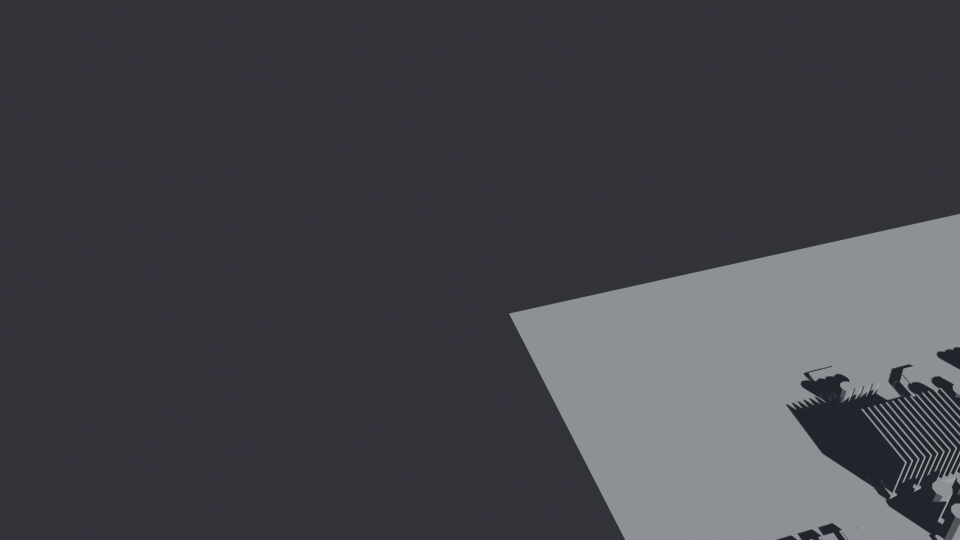
#> input picture blender/renders/circuit-layout-from-left.png, 1920 x 1080 px, given in place of refined lines - ChatGPT Image May 23, 2026, 09_26_21 PM.png, which was not available (shown at 1/2 size)
$ python pipeline.py
#> lines starting #> are read from the running program, lines starting #| are printed output that depends on the picture; after the words box and inside, x2 and y2 are one past the last pixel; in counts of white or black regions, pixels touching at a corner belong together; pictures that were not available may be replaced by others from this repository, and a replacement may not be noted
"""PCB raster -> clean octilinear vector traces.

Uses a **paired-image diff** (full PCB art minus mesh-only plate) to isolate
trace ink, then Hough line detection on the trace mask. Avoids morphological
opening and skeleton-walking, which destroy 1px routing on AI-generated art.

Run::

    python3 tools/pcb-trace-vectorize/pipeline.py
    python3 tools/pcb-trace-vectorize/pipeline.py --diff-thresh 18 --hough-min-length 10
"""

from __future__ import annotations

import argparse
import math
from dataclasses import dataclass
from pathlib import Path

import cv2
import numpy as np

REPO = Path(__file__).resolve().parents[2]
DEFAULT_PCB = (
    REPO
    / "plans/chatgpt/refined lines - ChatGPT Image May 23, 2026, 09_26_21 PM.png"
)
DEFAULT_MESH = (
    REPO
    / "plans/chatgpt/no lines only meshChatGPT Image May 24, 2026, 11_27_34 AM.png"
)
DEFAULT_OUT_DIR = REPO / "output"

ALLOWED_ANGLES = (0.0, 45.0, 90.0, 135.0)


# ---------------------------------------------------------------------------
# Step 1–2: load + threshold
# ---------------------------------------------------------------------------


def load_grayscale(path: Path) -> np.ndarray:
    bgr = cv2.imread(str(path), cv2.IMREAD_COLOR)
    if bgr is None:
        raise FileNotFoundError(path)
    return cv2.cvtColor(bgr, cv2.COLOR_BGR2GRAY)


def threshold_bright(gray: np.ndarray, *, fixed: int = 90) -> np.ndarray:
    """Binary mask: white traces on black background."""
    _, mask = cv2.threshold(gray, fixed, 255, cv2.THRESH_BINARY)
    if cv2.countNonZero(mask) < gray.size * 0.002:
        mask = cv2.adaptiveThreshold(
            gray,
            255,
            cv2.ADAPTIVE_THRESH_GAUSSIAN_C,
            cv2.THRESH_BINARY,
            31,
            -8,
        )
    return mask


# ---------------------------------------------------------------------------
# Step 3: extract traces from PCB + mesh pair
# ---------------------------------------------------------------------------


def align_mesh(mesh_gray: np.ndarray, pcb_shape: tuple[int, int]) -> np.ndarray:
    h, w = pcb_shape
    if mesh_gray.shape[:2] == (h, w):
        return mesh_gray
    return cv2.resize(mesh_gray, (w, h), interpolation=cv2.INTER_LINEAR)


def _drop_filled_blobs(
    mask: np.ndarray,
    *,
    max_area: int = 2800,
    compact_area: int = 700,
    compact_aspect: float = 2.8,
) -> np.ndarray:
    """Remove large compact blobs left from component fill differences."""
    n, labels, stats, _ = cv2.connectedComponentsWithStats(mask, connectivity=8)
    out = np.zeros_like(mask)
    for i in range(1, n):
        area = int(stats[i, cv2.CC_STAT_AREA])
        w = int(stats[i, cv2.CC_STAT_WIDTH])
        h = int(stats[i, cv2.CC_STAT_HEIGHT])
        short, long = min(w, h), max(w, h)
        aspect = long / max(short, 1)
        if area > max_area:
            continue
        if area >= compact_area and aspect < compact_aspect:
            continue
        out[labels == i] = 255
    return out


def extract_trace_mask(
    pcb_gray: np.ndarray,
    mesh_gray: np.ndarray,
    *,
    diff_thresh: int = 22,
) -> np.ndarray:
    """Traces = what changed between the full PCB art and the mesh-only plate.

    The mesh image is outline-only; subtracting it from a thresholded PCB
    leaves filled component bodies behind. A brightness diff between the two
    paired renders isolates the trace ink much more reliably.
    """
    mesh_gray = align_mesh(mesh_gray, pcb_gray.shape[:2])
    diff = cv2.absdiff(pcb_gray, mesh_gray)
    _, mask = cv2.threshold(diff, diff_thresh, 255, cv2.THRESH_BINARY)

    # Bridge 1px gaps in trace strokes (do not open — that deletes thin lines).
    k = cv2.getStructuringElement(cv2.MORPH_RECT, (3, 3))
    mask = cv2.morphologyEx(mask, cv2.MORPH_CLOSE, k, iterations=1)
    return _drop_filled_blobs(mask)


# ---------------------------------------------------------------------------
# Step 4: denoise (speckle only)
# ---------------------------------------------------------------------------


# [15 lines left out: function remove_dense_clusters, not called in this run]


def suppress_pads(mask: np.ndarray) -> np.ndarray:
    """Drop tiny square pads; keep strokes and long routing."""
    n, labels, stats, _ = cv2.connectedComponentsWithStats(mask, connectivity=8)
    out = np.zeros_like(mask)
    for i in range(1, n):
        area = int(stats[i, cv2.CC_STAT_AREA])
        w = int(stats[i, cv2.CC_STAT_WIDTH])
        h = int(stats[i, cv2.CC_STAT_HEIGHT])
        short, long = min(w, h), max(w, h)
        aspect = long / max(short, 1)
        ratio = w / max(h, 1)

        if area < 90 and aspect < 4.0:
            continue
        if area < 320 and 0.7 < ratio < 1.45 and aspect < 2.2:
            continue
        out[labels == i] = 255
    return out


def filter_dense_mesh_segments(segments: list[Segment], mask: np.ndarray) -> list[Segment]:
    """Drop short segments sitting inside pin-field / mesh clutter."""
    h, w = mask.shape
    kept: list[Segment] = []
    for s in segments:
        mx = (s.x1 + s.x2) // 2
        my = (s.y1 + s.y2) // 2
        r = 7
        y0, y1 = max(0, my - r), min(h, my + r + 1)
        x0, x1 = max(0, mx - r), min(w, mx + r + 1)
        density = cv2.countNonZero(mask[y0:y1, x0:x1])
        if density > 52 and s.length < 22:
            continue
        kept.append(s)
    return kept


def clean_mask(mask: np.ndarray, *, max_speckle_area: int = 3) -> np.ndarray:
    """Remove isolated pixels only — preserve thin routing."""
    n, labels, stats, _ = cv2.connectedComponentsWithStats(mask, connectivity=8)
    out = mask.copy()
    for i in range(1, n):
        if stats[i, cv2.CC_STAT_AREA] <= max_speckle_area:
            out[labels == i] = 0
    return out


# ---------------------------------------------------------------------------
# Step 5: skeletonize (morphological, no ximgproc dependency)
# ---------------------------------------------------------------------------


def skeletonize(mask: np.ndarray) -> np.ndarray:
    skel = np.zeros_like(mask)
    work = mask.copy()
    element = cv2.getStructuringElement(cv2.MORPH_CROSS, (3, 3))
    while True:
        eroded = cv2.erode(work, element)
        opened = cv2.dilate(eroded, element)
        ridge = cv2.subtract(work, opened)
        skel = cv2.bitwise_or(skel, ridge)
        work = eroded
        if cv2.countNonZero(work) == 0:
            return skel


# ---------------------------------------------------------------------------
# Step 6–7: Hough line segments + light angle snap
# ---------------------------------------------------------------------------

ALLOWED_DIRS = (0.0, 45.0, 90.0, 135.0, 180.0, 225.0, 270.0, 315.0)


def hough_segments(
    skel: np.ndarray,
    *,
    threshold: int = 14,
    min_length: int = 12,
    max_gap: int = 8,
) -> list[Segment]:
    lines = cv2.HoughLinesP(
        skel,
        rho=1,
        theta=np.pi / 180.0,
        threshold=threshold,
        minLineLength=min_length,
        maxLineGap=max_gap,
    )
    if lines is None:
        return []
    return [
        Segment(int(x1), int(y1), int(x2), int(y2))
        for x1, y1, x2, y2 in lines[:, 0, :]
    ]


def snap_segment(seg: Segment) -> Segment:
    """Snap segment bearing to nearest octilinear direction."""
    ang = math.degrees(math.atan2(seg.y2 - seg.y1, seg.x2 - seg.x1)) % 360.0
    snap = min(ALLOWED_DIRS, key=lambda a: min(abs(ang - a), 360.0 - abs(ang - a)))
    length = seg.length
    if length < 1e-6:
        return seg
    rad = math.radians(snap)
    x2 = int(round(seg.x1 + length * math.cos(rad)))
    y2 = int(round(seg.y1 + length * math.sin(rad)))
    return Segment(seg.x1, seg.y1, x2, y2)


# ---------------------------------------------------------------------------
# Legacy: skeleton graph walk (unused — kept for experiments)
# ---------------------------------------------------------------------------

NEIGH8 = (
    (-1, -1),
    (0, -1),
    (1, -1),
    (-1, 0),
    (1, 0),
    (-1, 1),
    (0, 1),
    (1, 1),
)


# [8 lines left out: function _neighbors, not called in this run]


def _edge_key(a: tuple[int, int], b: tuple[int, int]) -> tuple[tuple[int, int], tuple[int, int]]:
    return (a, b) if a < b else (b, a)


# [115 lines left out: functions trace_polylines, _perp_dist, douglas_peucker, _snap_angle_deg, not called in this run]


def _unit_from_angle(deg: float) -> tuple[float, float]:
    rad = math.radians(deg)
    return math.cos(rad), math.sin(rad)


# [88 lines left out: functions _line_intersection, snap_polyline, _merge_collinear, simplify_polylines, _polyline_length, not called in this run]


# ---------------------------------------------------------------------------
# Step 8: merge close parallel fragments
# ---------------------------------------------------------------------------


@dataclass(frozen=True)
class Segment:
    x1: int
    y1: int
    x2: int
    y2: int

    @property
    def length(self) -> float:
        return math.hypot(self.x2 - self.x1, self.y2 - self.y1)

    @property
    def angle_mod180(self) -> float:
        return math.degrees(math.atan2(self.y2 - self.y1, self.x2 - self.x1)) % 180.0


# [9 lines left out: function polylines_to_segments, not called in this run]


def segments_to_polylines(segments: list[Segment]) -> list[list[tuple[int, int]]]:
    return [[(s.x1, s.y1), (s.x2, s.y2)] for s in segments if s.length > 0.5]


def _signed_perp_distance(seg: Segment, px: float, py: float) -> float:
    dx = seg.x2 - seg.x1
    dy = seg.y2 - seg.y1
    norm = math.hypot(dx, dy)
    if norm < 1e-6:
        return math.hypot(px - seg.x1, py - seg.y1)
    return ((px - seg.x1) * dy - (py - seg.y1) * dx) / norm


def _project_t(seg: Segment, px: float, py: float) -> float:
    dx = seg.x2 - seg.x1
    dy = seg.y2 - seg.y1
    n2 = dx * dx + dy * dy
    if n2 < 1e-6:
        return 0.0
    return ((px - seg.x1) * dx + (py - seg.y1) * dy) / n2


def merge_parallel_segments(
    segs: list[Segment],
    *,
    angle_eps_deg: float = 4.0,
    perp_eps_px: float = 3.0,
    overlap_eps: float = 0.5,
) -> list[Segment]:
    kept: list[Segment] = []
    ordered = sorted(segs, key=lambda s: -s.length)
    for s in ordered:
        merged_into: int | None = None
        for i, k in enumerate(kept):
            d_ang = abs(((s.angle_mod180 - k.angle_mod180) + 90) % 180 - 90)
            if d_ang > angle_eps_deg:
                continue
            d1 = abs(_signed_perp_distance(k, s.x1, s.y1))
            d2 = abs(_signed_perp_distance(k, s.x2, s.y2))
            if max(d1, d2) > perp_eps_px:
                continue
            t1 = _project_t(k, s.x1, s.y1)
            t2 = _project_t(k, s.x2, s.y2)
            tmin, tmax = sorted((t1, t2))
            if tmin > 1.0 + overlap_eps or tmax < -overlap_eps:
                continue
            merged_into = i
            break
        if merged_into is None:
            kept.append(s)
            continue
        k = kept[merged_into]
        candidates = [(k.x1, k.y1), (k.x2, k.y2), (s.x1, s.y1), (s.x2, s.y2)]
        ts = sorted((_project_t(k, x, y), (x, y)) for x, y in candidates)
        (_, lo), *_mid, (_, hi) = ts
        kept[merged_into] = Segment(int(lo[0]), int(lo[1]), int(hi[0]), int(hi[1]))
    return kept


# ---------------------------------------------------------------------------
# Step 9: extend broken connections
# ---------------------------------------------------------------------------


@dataclass
class Endpoint:
    x: int
    y: int
    angle_deg: float  # direction leaving the endpoint along the trace
    seg_index: int
    is_start: bool


def _segment_dir(seg: Segment, from_start: bool) -> float:
    if from_start:
        return math.degrees(math.atan2(seg.y2 - seg.y1, seg.x2 - seg.x1))
    return math.degrees(math.atan2(seg.y1 - seg.y2, seg.x1 - seg.x2))


def connect_near_endpoints(
    segments: list[Segment],
    *,
    max_gap_px: float = 12.0,
    angle_tol_deg: float = 28.0,
) -> list[Segment]:
    if not segments:
        return segments

    endpoints: list[Endpoint] = []
    for i, s in enumerate(segments):
        endpoints.append(Endpoint(s.x1, s.y1, _segment_dir(s, True), i, True))
        endpoints.append(Endpoint(s.x2, s.y2, _segment_dir(s, False), i, False))

    used: set[int] = set()
    bridges: list[Segment] = []

    for i, a in enumerate(endpoints):
        if i in used:
            continue
        best_j: int | None = None
        best_d = max_gap_px + 1.0
        for j, b in enumerate(endpoints):
            if j <= i or j in used or a.seg_index == b.seg_index:
                continue
            d = math.hypot(b.x - a.x, b.y - a.y)
            if d > max_gap_px or d >= best_d:
                continue
            da = abs(((a.angle_deg - b.angle_deg + 180) % 360) - 180)
            if da > angle_tol_deg and abs(da - 180) > angle_tol_deg:
                continue
            best_d, best_j = d, j
        if best_j is not None:
            b = endpoints[best_j]
            bridges.append(Segment(a.x, a.y, b.x, b.y))
            used.add(i)
            used.add(best_j)

    return segments + bridges


# ---------------------------------------------------------------------------
# SVG + verification raster
# ---------------------------------------------------------------------------


def write_svg(
    polylines: list[list[tuple[int, int]]],
    size: tuple[int, int],
    path: Path,
) -> None:
    w, h = size
    lines: list[str] = [
        '<?xml version="1.0" encoding="UTF-8"?>',
        f'<svg xmlns="http://www.w3.org/2000/svg" viewBox="0 0 {w} {h}" width="{w}" height="{h}">',
        f'  <rect width="{w}" height="{h}" fill="#000000"/>',
        '  <g id="traces" fill="none" stroke="#ffffff" stroke-width="1" '
        'stroke-linecap="square" stroke-linejoin="miter" shape-rendering="crispEdges">',
    ]
    for pl in polylines:
        if len(pl) < 2:
            continue
        d = f"M{pl[0][0]} {pl[0][1]}" + "".join(f"L{x} {y}" for x, y in pl[1:])
        lines.append(f'    <path d="{d}"/>')
    lines.extend(["  </g>", "</svg>"])
    path.parent.mkdir(parents=True, exist_ok=True)
    path.write_text("\n".join(lines) + "\n", encoding="utf-8")


def render_verification(
    polylines: list[list[tuple[int, int]]],
    size: tuple[int, int],
    path: Path,
    *,
    line_px: int = 1,
) -> None:
    w, h = size
    img = np.zeros((h, w), dtype=np.uint8)
    for pl in polylines:
        for i in range(len(pl) - 1):
            cv2.line(
                img,
                pl[i],
                pl[i + 1],
                255,
                thickness=line_px,
                lineType=cv2.LINE_8,
            )
    path.parent.mkdir(parents=True, exist_ok=True)
    cv2.imwrite(str(path), img)


# ---------------------------------------------------------------------------
# Pipeline driver
# ---------------------------------------------------------------------------


def run(
    pcb_path: Path,
    mesh_path: Path,
    out_dir: Path,
    *,
    brightness: int = 90,
    diff_thresh: int = 18,
    hough_min_length: int = 10,
) -> dict:
    out_dir.mkdir(parents=True, exist_ok=True)

    gray = load_grayscale(pcb_path)
    h, w = gray.shape[:2]
    size = (w, h)

    threshold = threshold_bright(gray, fixed=brightness)
    cv2.imwrite(str(out_dir / "threshold.png"), threshold)

    mesh_gray = load_grayscale(mesh_path)
    trace_only = extract_trace_mask(gray, mesh_gray, diff_thresh=diff_thresh)
    cv2.imwrite(str(out_dir / "trace_only.png"), trace_only)

    mesh_removed = cv2.bitwise_and(threshold, cv2.bitwise_not(trace_only))
    cv2.imwrite(str(out_dir / "mesh_removed.png"), mesh_removed)

    routing = suppress_pads(trace_only)
    cleaned = clean_mask(routing)
    cv2.imwrite(str(out_dir / "cleaned.png"), cleaned)

    skel = skeletonize(cleaned)
    cv2.imwrite(str(out_dir / "skeleton.png"), skel)

    # Hough on the trace mask (not skeleton) — skeletonization breaks thin strokes.
    raw_segs = hough_segments(
        cleaned,
        min_length=hough_min_length,
        threshold=12,
        max_gap=10,
    )
    raw_segs = filter_dense_mesh_segments(raw_segs, cleaned)
    snapped = [snap_segment(s) for s in raw_segs if s.length >= hough_min_length]
    simplified_pl = segments_to_polylines(snapped)
    write_svg(simplified_pl, size, out_dir / "simplified.svg")

    segs = merge_parallel_segments(snapped)
    merged_pl = segments_to_polylines(segs)
    write_svg(merged_pl, size, out_dir / "merged.svg")

    connected_segs = connect_near_endpoints(segs)
    connected_pl = segments_to_polylines(connected_segs)
    write_svg(connected_pl, size, out_dir / "connected.svg")

    traces_path = out_dir / "traces.svg"
    write_svg(connected_pl, size, traces_path)

    verification_path = out_dir / "verification.png"
    render_verification(connected_pl, size, verification_path)

    return {
        "size": size,
        "trace_pixels": int(cv2.countNonZero(trace_only)),
        "cleaned_pixels": int(cv2.countNonZero(cleaned)),
        "hough_raw": len(raw_segs),
        "segments_merged": len(segs),
        "segments_connected": len(connected_segs),
        "out_dir": str(out_dir),
    }


def main() -> None:
    p = argparse.ArgumentParser(description=__doc__)
    p.add_argument("--pcb", type=Path, default=DEFAULT_PCB)
    p.add_argument("--mesh", type=Path, default=DEFAULT_MESH)
    p.add_argument("--out-dir", type=Path, default=DEFAULT_OUT_DIR)
    p.add_argument("--brightness", type=int, default=90)
    p.add_argument("--diff-thresh", type=int, default=18)
    p.add_argument("--hough-min-length", type=int, default=10)
    args = p.parse_args()

    stats = run(
        args.pcb,
        args.mesh,
        args.out_dir,
        brightness=args.brightness,
        diff_thresh=args.diff_thresh,
        hough_min_length=args.hough_min_length,
    )
#> in load_grayscale, bgr is the input picture: shape (1080, 1920, 3); mean B, G, R 74, 68, 66.7
#> in threshold_bright, `_, mask = cv2.threshold(gray, fixed, 255, cv2.THRESH_BINARY)`:
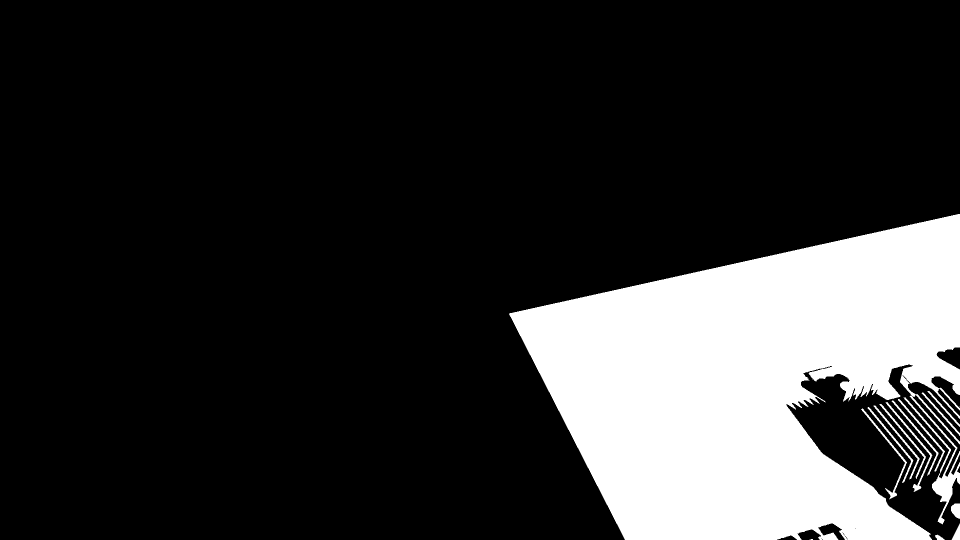
#> mask: shape (1080, 1920) (shown at 1/2 size); 18.6% white; 15 white regions (2 under 20 px), largest, box (x1, y1, x2, y2) and area: (1018, 428, 1920, 1080) 378260, (1722, 817, 1814, 999) 926, (1771, 804, 1865, 984) 891
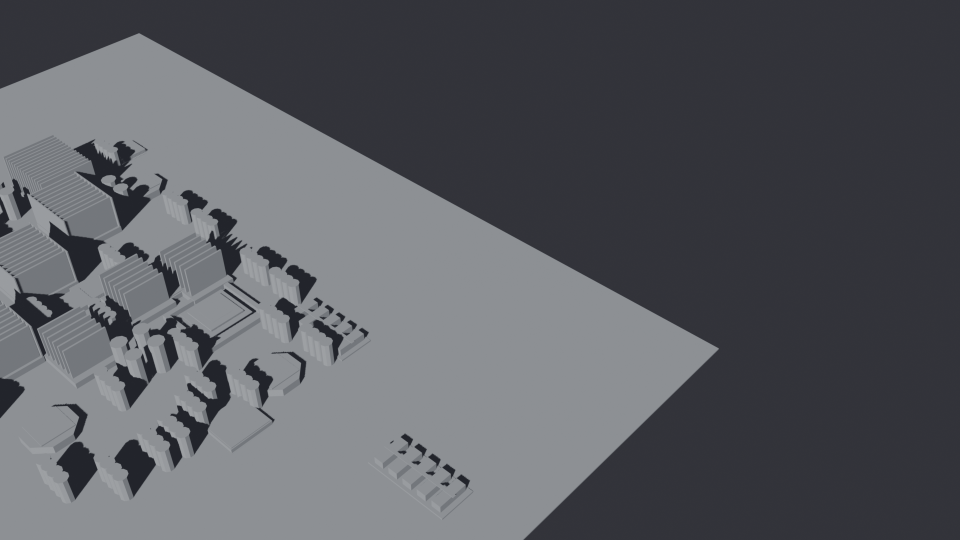
#> input picture blender/renders/circuit-layout-from-right.png, 1920 x 1080 px, given in place of o lines only meshChatGPT Image May 24, 2026, 11_27_34 AM.png, which was not available (shown at 1/2 size)
#> in load_grayscale, bgr is the input picture: shape (1080, 1920, 3); mean B, G, R 96.3, 91, 89
#> in extract_trace_mask, `diff = cv2.absdiff(pcb_gray, mesh_gray)`:
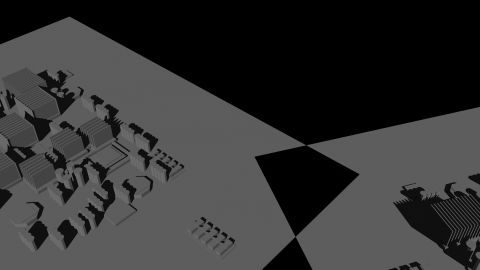
#> diff: shape (1080, 1920) (shown at 1/4 size); min 0, max 109, mean 51.2
#> in extract_trace_mask, `_, mask = cv2.threshold(diff, diff_thresh, 255, cv2.THRESH_BINARY)`:
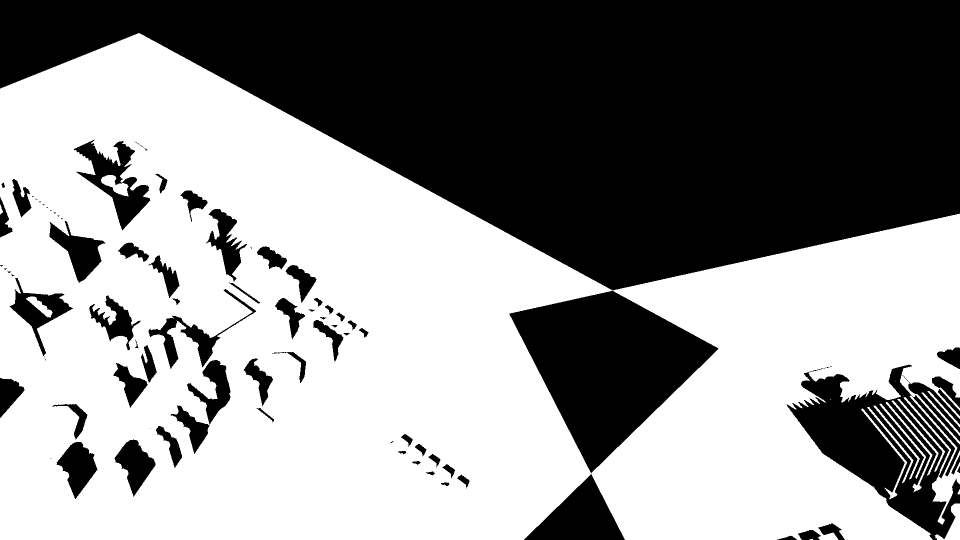
#> mask: shape (1080, 1920) (shown at 1/2 size); 55.7% white; 92 black regions (30 under 20 px), largest, box (x1, y1, x2, y2) and area: (0, 0, 1920, 947) 768238, (1573, 729, 1920, 1080) 50512, (1048, 948, 1250, 1080) 13352
#> (the rest of the program and of its run is left out)
